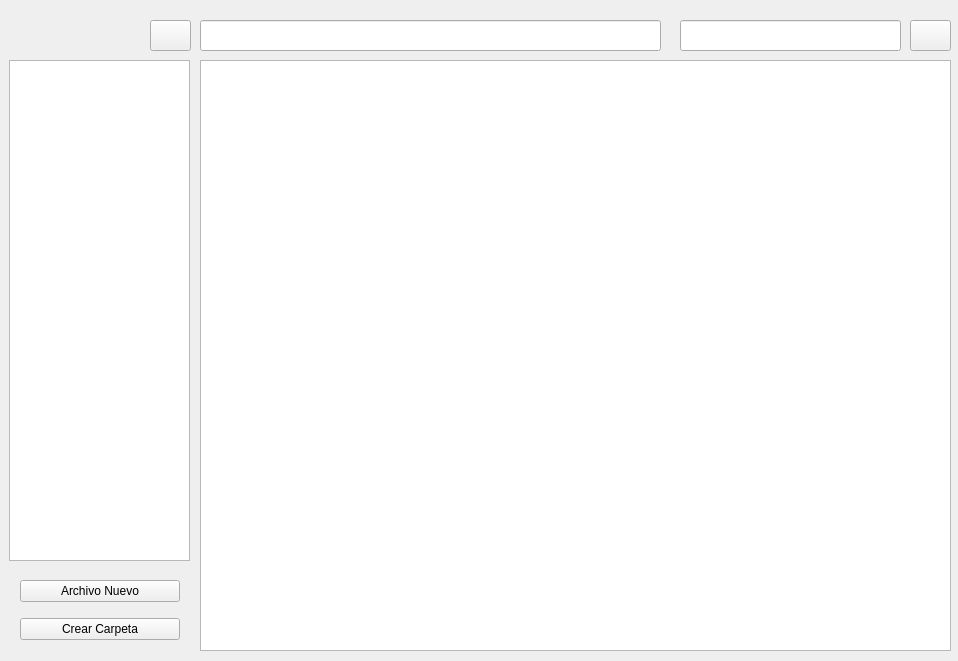
<?xml version="1.0" encoding="UTF-8"?>
<ui version="4.0">
 <class>Formulario</class>
 <widget class="QWidget" name="Formulario">
  <property name="geometry">
   <rect>
    <x>0</x>
    <y>0</y>
    <width>958</width>
    <height>661</height>
   </rect>
  </property>
  <property name="windowTitle">
   <string>Explorador de Archivos</string>
  </property>
  <widget class="QWidget" name="verticalLayoutWidget">
   <property name="geometry">
    <rect>
     <x>200</x>
     <y>60</y>
     <width>751</width>
     <height>591</height>
    </rect>
   </property>
   <layout class="QVBoxLayout" name="verticalLayout">
    <item>
     <widget class="QTreeView" name="treeArbol">
      <property name="font">
       <font>
        <pointsize>11</pointsize>
       </font>
      </property>
      <property name="rootIsDecorated">
       <bool>false</bool>
      </property>
      <property name="itemsExpandable">
       <bool>true</bool>
      </property>
     </widget>
    </item>
   </layout>
  </widget>
  <widget class="QWidget" name="verticalLayoutWidget_2">
   <property name="geometry">
    <rect>
     <x>20</x>
     <y>570</y>
     <width>160</width>
     <height>81</height>
    </rect>
   </property>
   <layout class="QVBoxLayout" name="verticalLayout_2">
    <item>
     <widget class="QPushButton" name="btnCrearArchivo">
      <property name="text">
       <string>Archivo Nuevo</string>
      </property>
     </widget>
    </item>
    <item>
     <widget class="QPushButton" name="btnCrearCarpeta">
      <property name="text">
       <string>Crear Carpeta</string>
      </property>
     </widget>
    </item>
   </layout>
  </widget>
  <widget class="QLineEdit" name="txtDirectorio">
   <property name="geometry">
    <rect>
     <x>200</x>
     <y>20</y>
     <width>461</width>
     <height>31</height>
    </rect>
   </property>
   <property name="palette">
    <palette>
     <active>
      <colorrole role="WindowText">
       <brush brushstyle="SolidPattern">
        <color alpha="255">
         <red>0</red>
         <green>0</green>
         <blue>0</blue>
        </color>
       </brush>
      </colorrole>
      <colorrole role="Text">
       <brush brushstyle="SolidPattern">
        <color alpha="255">
         <red>149</red>
         <green>149</green>
         <blue>149</blue>
        </color>
       </brush>
      </colorrole>
     </active>
     <inactive>
      <colorrole role="WindowText">
       <brush brushstyle="SolidPattern">
        <color alpha="255">
         <red>0</red>
         <green>0</green>
         <blue>0</blue>
        </color>
       </brush>
      </colorrole>
      <colorrole role="Text">
       <brush brushstyle="SolidPattern">
        <color alpha="255">
         <red>149</red>
         <green>149</green>
         <blue>149</blue>
        </color>
       </brush>
      </colorrole>
     </inactive>
     <disabled/>
    </palette>
   </property>
   <property name="font">
    <font>
     <pointsize>11</pointsize>
     <italic>true</italic>
    </font>
   </property>
  </widget>
  <widget class="QLineEdit" name="txtBusqueda">
   <property name="geometry">
    <rect>
     <x>680</x>
     <y>20</y>
     <width>221</width>
     <height>31</height>
    </rect>
   </property>
  </widget>
  <widget class="QPushButton" name="btnBuscar">
   <property name="geometry">
    <rect>
     <x>910</x>
     <y>20</y>
     <width>41</width>
     <height>31</height>
    </rect>
   </property>
   <property name="text">
    <string/>
   </property>
   <property name="icon">
    <iconset>
     <normaloff>Iconos/Search.png</normaloff>Iconos/Search.png</iconset>
   </property>
  </widget>
  <widget class="QWidget" name="verticalLayoutWidget_3">
   <property name="geometry">
    <rect>
     <x>9</x>
     <y>60</y>
     <width>181</width>
     <height>501</height>
    </rect>
   </property>
   <layout class="QVBoxLayout" name="verticalLayout_3">
    <item>
     <widget class="QTreeView" name="arbol2">
      <property name="font">
       <font>
        <pointsize>11</pointsize>
       </font>
      </property>
     </widget>
    </item>
   </layout>
  </widget>
  <widget class="QPushButton" name="btnReiniciar">
   <property name="geometry">
    <rect>
     <x>150</x>
     <y>20</y>
     <width>41</width>
     <height>31</height>
    </rect>
   </property>
   <property name="text">
    <string/>
   </property>
   <property name="icon">
    <iconset>
     <normaloff>Iconos/Reload.png</normaloff>Iconos/Reload.png</iconset>
   </property>
  </widget>
 </widget>
 <resources/>
 <connections/>
</ui>
